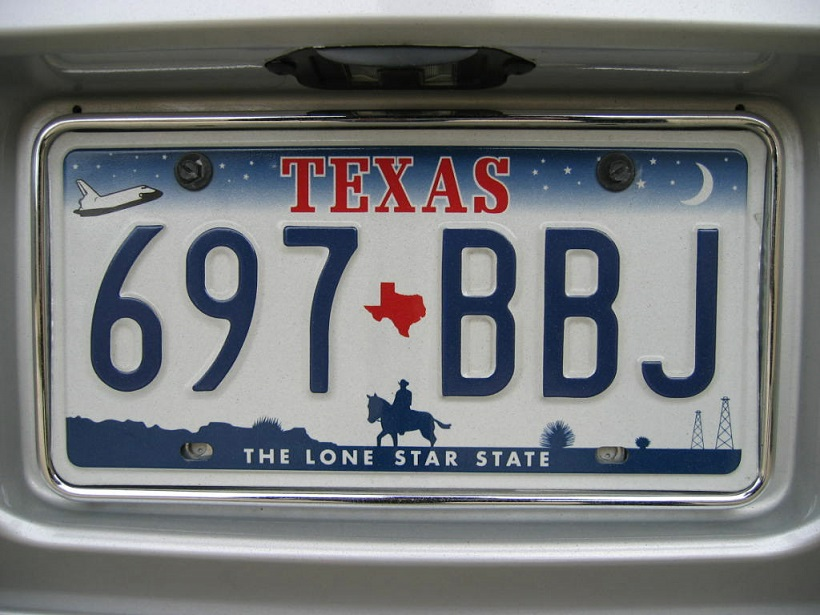
#> input picture image.jpg, 820 x 615 px
$ python test.py   (Python 2 division)
#> lines starting #> are read from the running program, lines starting #| are printed output that depends on the picture; after the words box and inside, x2 and y2 are one past the last pixel; in counts of white or black regions, pixels touching at a corner belong together
# CannyStill.py

import cv2
import numpy as np
import os

###################################################################################################
def main():
    imgOriginal = cv2.imread("image.jpg")               # open image
#> imgOriginal is the input picture: shape (615, 820, 3); mean B, G, R 121.7, 120, 117.5

    if imgOriginal is None:                             # if image was not read successfully
        print "error: image not read from file \n\n"        # print error message to std out
        os.system("pause")                                  # pause so user can see error message
        return                                              # and exit function (which exits program)

    imgGrayscale = cv2.cvtColor(imgOriginal, cv2.COLOR_BGR2GRAY)        # convert to grayscale
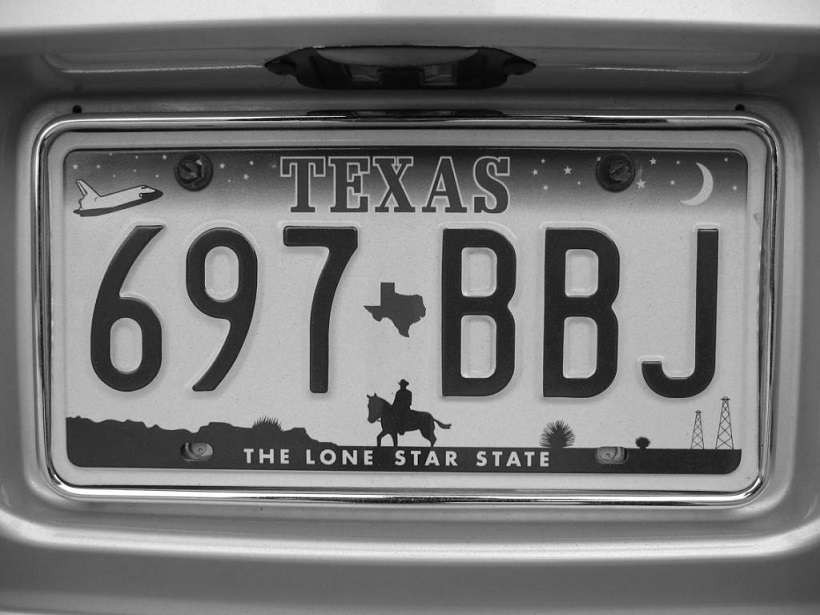
#> imgGrayscale: shape (615, 820); min 0, max 255, mean 119.4

    imgBlurred = cv2.GaussianBlur(imgGrayscale, (5, 5), 0)              # blur

    imgCanny = cv2.Canny(imgBlurred, 100, 200)                          # get Canny edges
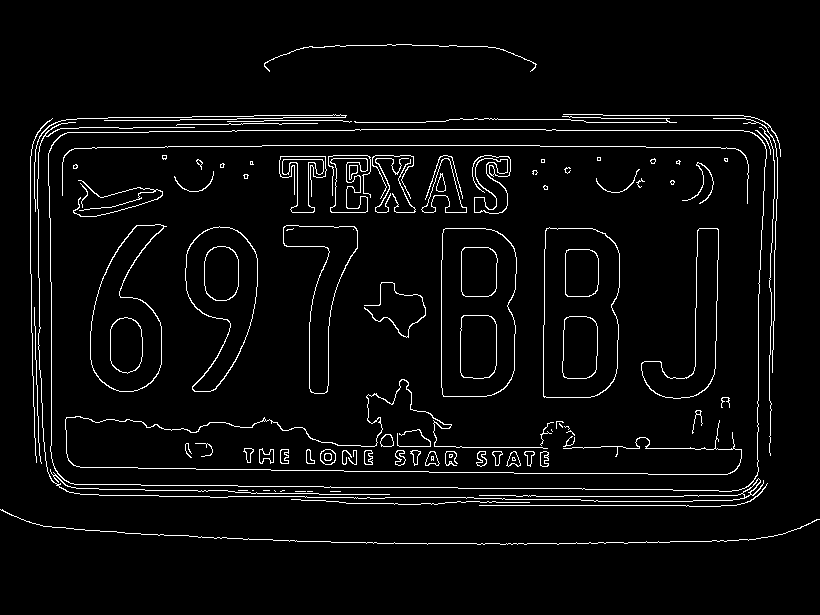
#> imgCanny: shape (615, 820); 4% white in thin lines or dots, all inside (x1, y1, x2, y2) = (0, 44, 820, 545)

    cv2.namedWindow("imgOriginal", cv2.WINDOW_AUTOSIZE)        # create windows, use WINDOW_AUTOSIZE for a fixed window size
    cv2.namedWindow("imgCanny", cv2.WINDOW_AUTOSIZE)           # or use WINDOW_NORMAL to allow window resizing

    cv2.imshow("imgOriginal", imgOriginal)         # show windows
    cv2.imshow("imgCanny", imgCanny)

    cv2.waitKey()                               # hold windows open until user presses a key

    cv2.destroyAllWindows()                     # remove windows from memory

    return

###################################################################################################
if __name__ == "__main__":
    main()
